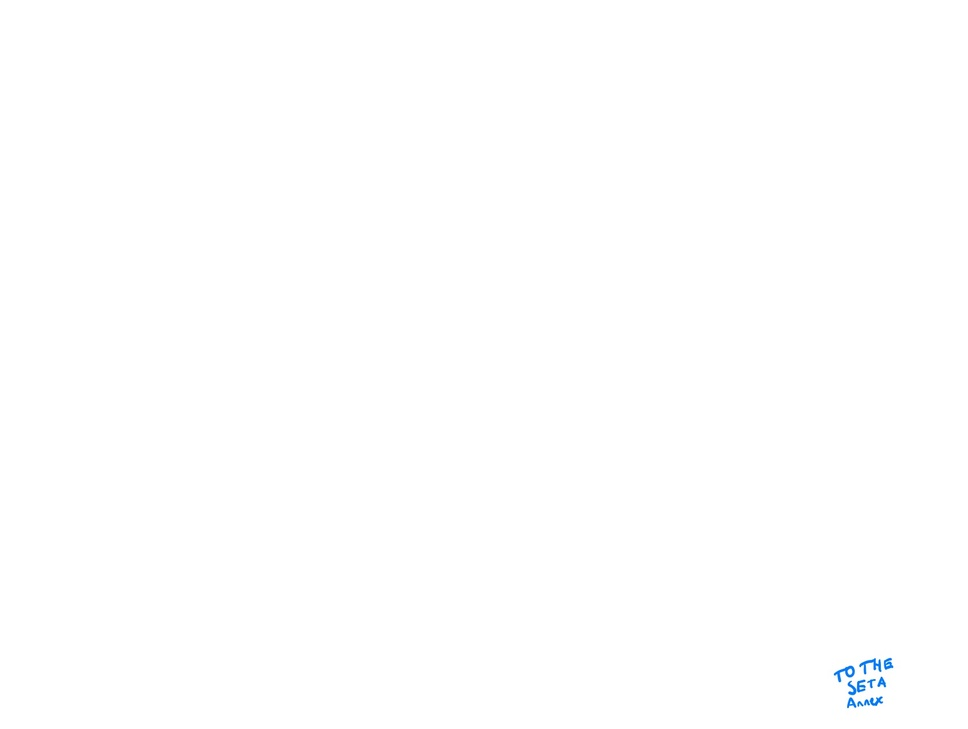
#> input picture 162-165_txt.jpg, 968 x 729 px, shrunk from 1667 x 1256 before the run; its folder holds only this picture in this run
$ python -i reduceBorder.py   (imports and definitions only)
#> lines starting #> are read from the running program, lines starting #| are printed output that depends on the picture
from PIL import Image
import os

def reduce_border(image_path, output_path):
    # Load the image and convert it to RGBA mode
#> called with image_path = '162-165_txt.jpg', output_path = 'out.png'
    img = Image.open(image_path).convert("RGBA")

    # Find the bounding box of the non-white pixels
    non_white_pixels = [(x, y) for x in range(img.width) for y in range(img.height) if img.getpixel((x, y))[:3] != (255, 255, 255)]
#> non_white_pixels = 3816 pairs, first value 827 to 901, second value 648 to 720
    if not non_white_pixels:
        return  # Image is entirely white, no need to crop

    min_x = min(non_white_pixels, key=lambda p: p[0])[0]
#> min_x = 827
    max_x = max(non_white_pixels, key=lambda p: p[0])[0]
#> max_x = 901
    min_y = min(non_white_pixels, key=lambda p: p[1])[1]
#> min_y = 648
    max_y = max(non_white_pixels, key=lambda p: p[1])[1]
#> max_y = 720

    # Crop the image using the bounding box
    cropped_img = img.crop((min_x, min_y, max_x + 1, max_y + 1))
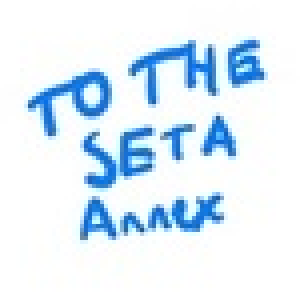
#> cropped_img: PIL image 75x73 RGBA (shown 4 times larger); mean R, G, B, A 223.3, 237.4, 248.3, 255

    # Save the cropped image
    cropped_img.save(output_path)

# Example usage
# [2 lines not run here, left out]

>>> result = reduce_border('162-165_txt.jpg', 'out.png')
